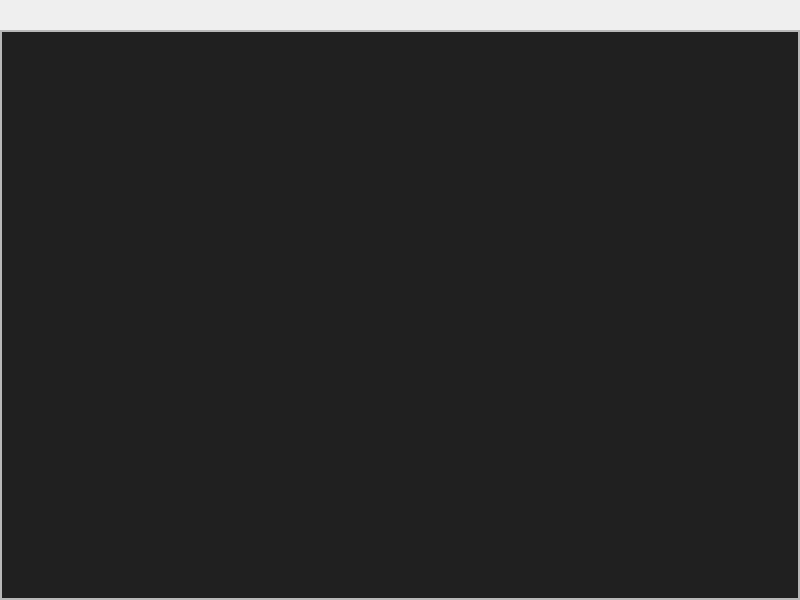
<?xml version="1.0" encoding="UTF-8"?>
<ui version="4.0">
 <class>MainWindow</class>
 <widget class="QMainWindow" name="MainWindow">
  <property name="geometry">
   <rect>
    <x>0</x>
    <y>0</y>
    <width>800</width>
    <height>600</height>
   </rect>
  </property>
  <property name="windowTitle">
   <string>MainWindow</string>
  </property>
  <widget class="QWidget" name="centralwidget">
   <layout class="QGridLayout" name="gridLayout_2">
    <property name="leftMargin">
     <number>0</number>
    </property>
    <property name="topMargin">
     <number>30</number>
    </property>
    <property name="rightMargin">
     <number>0</number>
    </property>
    <property name="bottomMargin">
     <number>0</number>
    </property>
    <property name="spacing">
     <number>0</number>
    </property>
    <item row="0" column="0">
     <widget class="QFrame" name="back">
      <property name="frameShape">
       <enum>QFrame::StyledPanel</enum>
      </property>
      <property name="frameShadow">
       <enum>QFrame::Raised</enum>
      </property>
      <layout class="QGridLayout" name="gridLayout">
       <property name="leftMargin">
        <number>0</number>
       </property>
       <property name="topMargin">
        <number>0</number>
       </property>
       <property name="rightMargin">
        <number>0</number>
       </property>
       <property name="bottomMargin">
        <number>0</number>
       </property>
       <property name="spacing">
        <number>0</number>
       </property>
       <item row="0" column="0">
        <widget class="QScrollArea" name="scroll_area">
         <property name="sizePolicy">
          <sizepolicy hsizetype="Expanding" vsizetype="Expanding">
           <horstretch>1</horstretch>
           <verstretch>1</verstretch>
          </sizepolicy>
         </property>
         <property name="verticalScrollBarPolicy">
          <enum>Qt::ScrollBarAlwaysOff</enum>
         </property>
         <property name="horizontalScrollBarPolicy">
          <enum>Qt::ScrollBarAlwaysOff</enum>
         </property>
         <property name="sizeAdjustPolicy">
          <enum>QAbstractScrollArea::AdjustToContents</enum>
         </property>
         <property name="widgetResizable">
          <bool>true</bool>
         </property>
         <widget class="QWidget" name="scrollcanvas_main">
          <property name="geometry">
           <rect>
            <x>0</x>
            <y>0</y>
            <width>796</width>
            <height>566</height>
           </rect>
          </property>
          <property name="sizePolicy">
           <sizepolicy hsizetype="Preferred" vsizetype="Preferred">
            <horstretch>1</horstretch>
            <verstretch>1</verstretch>
           </sizepolicy>
          </property>
          <property name="styleSheet">
           <string notr="true">background-color: rgba(5, 5, 5, 225);</string>
          </property>
          <layout class="QGridLayout" name="gridLayout_3">
           <property name="leftMargin">
            <number>0</number>
           </property>
           <property name="topMargin">
            <number>0</number>
           </property>
           <property name="rightMargin">
            <number>0</number>
           </property>
           <property name="bottomMargin">
            <number>0</number>
           </property>
           <property name="spacing">
            <number>0</number>
           </property>
          </layout>
         </widget>
        </widget>
       </item>
      </layout>
     </widget>
    </item>
   </layout>
  </widget>
 </widget>
 <resources/>
 <connections/>
</ui>
